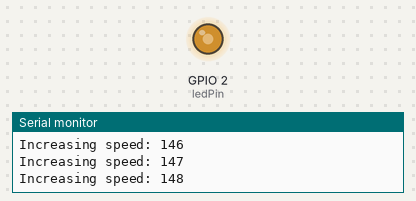
The sketch below on a simulated ESP32. Shown: output pins drawn as LEDs (lit = HIGH), the last lines printed to the serial monitor.

Above: at 4.9 s.
At 15.6 s:
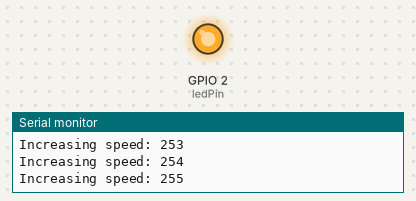
At 25.83 s:
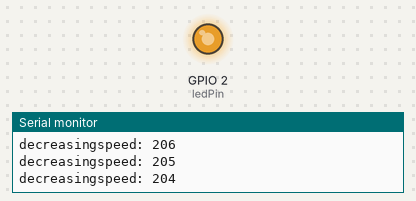
At 36.2 s:
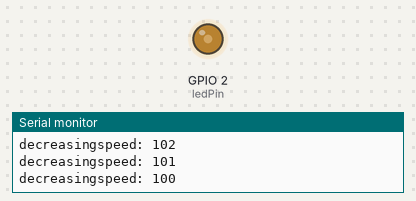
Timing chart, 0 to 37.7 s (numbered marks = the images above):
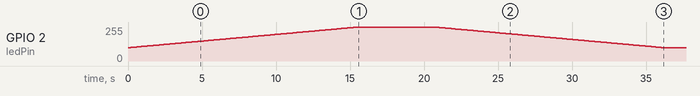

The sketch:

Motor_test-analogWrite.ino
```cpp
const int ledPin = 2;  // 16 corresponds to GPIO 16

void setup() {
  // set the LED as an output
  Serial.begin(115200);
  pinMode(ledPin, OUTPUT);
}

void loop(){
  // increase the LED brightness
  for(int dutyCycle = 100; dutyCycle <= 255; dutyCycle++){
    // changing the LED brightness with PWM
    analogWrite(ledPin, dutyCycle);
    Serial.print("Increasing speed: ");
    Serial.println(dutyCycle);
    delay(100);
  }
  delay(5000);

  // decrease the LED brightness
  for(int dutyCycle = 255; dutyCycle >= 100; dutyCycle--){
    // changing the LED brightness with PWM
    analogWrite(ledPin, dutyCycle);
    Serial.print("decreasingspeed: ");
    Serial.println(dutyCycle);
    delay(100);
  }
    delay(5000);
}
```

Measured:
- by itself, GPIO 2 (ledPin): rises from 0/255 to 255/255 in 15.5 s, then falls to 100/255 in 20.6 s
